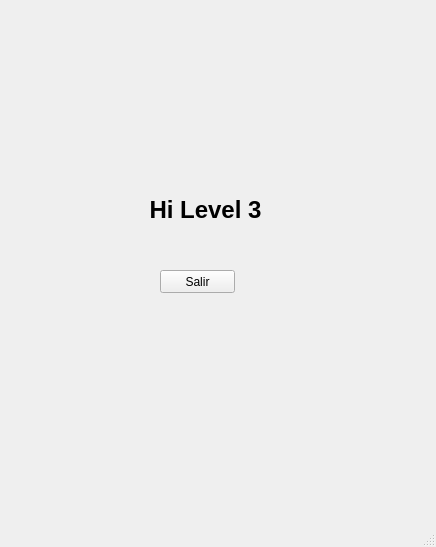
<?xml version="1.0" encoding="UTF-8"?>
<ui version="4.0">
 <class>SistemaPesadasLevel1</class>
 <widget class="QMainWindow" name="SistemaPesadasLevel1">
  <property name="geometry">
   <rect>
    <x>0</x>
    <y>0</y>
    <width>436</width>
    <height>547</height>
   </rect>
  </property>
  <property name="minimumSize">
   <size>
    <width>436</width>
    <height>547</height>
   </size>
  </property>
  <property name="maximumSize">
   <size>
    <width>436</width>
    <height>547</height>
   </size>
  </property>
  <property name="windowTitle">
   <string>Pesador</string>
  </property>
  <widget class="QWidget" name="centralwidget">
   <widget class="QLabel" name="label">
    <property name="geometry">
     <rect>
      <x>100</x>
      <y>190</y>
      <width>211</width>
      <height>41</height>
     </rect>
    </property>
    <property name="maximumSize">
     <size>
      <width>436</width>
      <height>16777215</height>
     </size>
    </property>
    <property name="font">
     <font>
      <pointsize>16</pointsize>
      <weight>75</weight>
      <bold>true</bold>
     </font>
    </property>
    <property name="text">
     <string>&lt;html&gt;&lt;head/&gt;&lt;body&gt;&lt;p align=&quot;center&quot;&gt;&lt;span style=&quot; font-size:18pt;&quot;&gt;Hi Level 3&lt;/span&gt;&lt;/p&gt;&lt;/body&gt;&lt;/html&gt;</string>
    </property>
   </widget>
   <widget class="QLabel" name="label_2">
    <property name="geometry">
     <rect>
      <x>10</x>
      <y>0</y>
      <width>71</width>
      <height>81</height>
     </rect>
    </property>
    <property name="styleSheet">
     <string notr="true">border-image: url(:/cafe.png);</string>
    </property>
    <property name="text">
     <string/>
    </property>
   </widget>
   <widget class="QPushButton" name="btn_salir">
    <property name="geometry">
     <rect>
      <x>160</x>
      <y>270</y>
      <width>75</width>
      <height>23</height>
     </rect>
    </property>
    <property name="text">
     <string>Salir</string>
    </property>
   </widget>
   <widget class="QLabel" name="label_4">
    <property name="geometry">
     <rect>
      <x>270</x>
      <y>30</y>
      <width>151</width>
      <height>101</height>
     </rect>
    </property>
    <property name="styleSheet">
     <string notr="true">border-image: url(:/your-logo-here2.png);</string>
    </property>
    <property name="text">
     <string/>
    </property>
   </widget>
  </widget>
  <widget class="QMenuBar" name="menubar">
   <property name="geometry">
    <rect>
     <x>0</x>
     <y>0</y>
     <width>436</width>
     <height>21</height>
    </rect>
   </property>
  </widget>
  <widget class="QStatusBar" name="statusbar"/>
 </widget>
 <resources>
  <include location="imagesqt.qrc"/>
 </resources>
 <connections/>
</ui>
